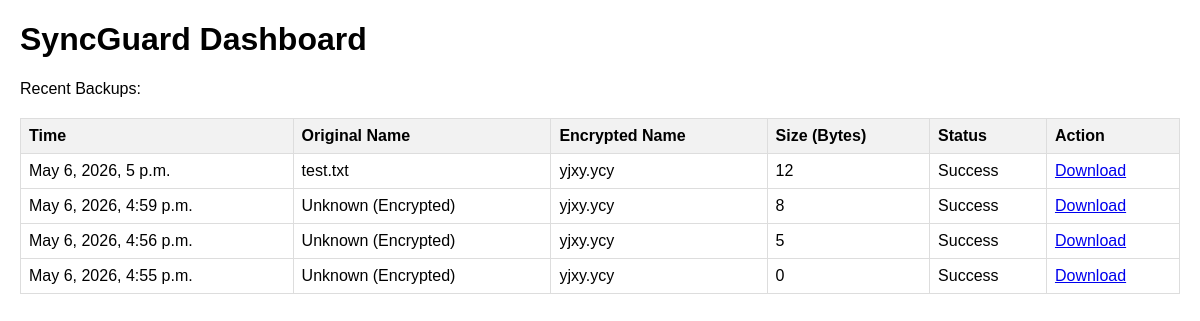
The app's page / (signed in), older data.
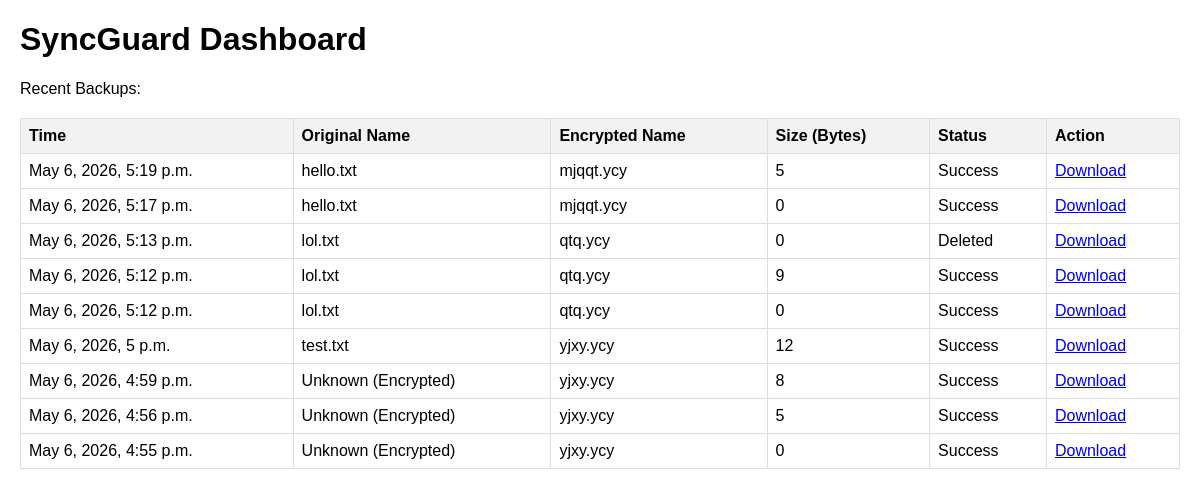
The same page, newer data.
### dashboard/models.py (models this page shows, shortened)
class SyncLog(models.Model):
    original_name = models.CharField(max_length=255)
    encrypted_name = models.CharField(max_length=255)
    file_size = models.BigIntegerField()
    timestamp = models.DateTimeField(auto_now_add=True)
    status = models.CharField(max_length=50, default="Success")

### dashboard/views.py (the view)
# urls.py: path('', views.dashboard_home, name='dashboard_home'),
@login_required(login_url='/admin/login/?next=/')
def dashboard_home(request):
    logs = SyncLog.objects.all().order_by('-timestamp')
    return render(request, 'dashboard/index.html', {'logs': logs})

### dashboard/templates/dashboard/index.html (shortened to what this page needs)
<!DOCTYPE html>
<html lang="en">
<head>
</head>
<body>
    <h1>SyncGuard Dashboard</h1>
    <p>Recent Backups:</p>
    <table>
        <thead>
            <tr>
                <th>Time</th>
                <th>Original Name</th>
                <th>Encrypted Name</th>
                <th>Size (Bytes)</th>
                <th>Status</th>
                <th>Action</th>
            </tr>
        </thead>
        <tbody>
            {% for log in logs %}
            <tr>
                <td>{{ log.timestamp }}</td>
                <td>{{ log.original_name }}</td>
                <td>{{ log.encrypted_name }}</td>
                <td>{{ log.file_size }}</td>
                <td>{{ log.status }}</td>
                <td><a href="{% url 'download_file' log.id %}">Download</a></td>
            </tr>
            {% empty %}
            <tr>
                <td colspan="5">No files backed up yet.</td>
            </tr>
            {% endfor %}
        </tbody>
    </table>
</body>
</html>

### dashboard/templates/dashboard/index.html (style rules this page uses)
body { font-family: Arial, sans-serif; margin: 20px; }
table { border-collapse: collapse; width: 100%; margin-top: 20px; }
th, td { border: 1px solid #ddd; padding: 8px; text-align: left; }
th { background-color: #f2f2f2; }

Row changes from the older to the newer data that the page shows:
added SyncLog: timestamp "May 6, 2026, 5:19 p.m.", original_name "hello.txt", encrypted_name "mjqqt.ycy", file_size "5", status "Success"
added SyncLog: timestamp "May 6, 2026, 5:17 p.m.", original_name "hello.txt", encrypted_name "mjqqt.ycy", file_size "0", status "Success"
added SyncLog: timestamp "May 6, 2026, 5:13 p.m.", original_name "lol.txt", encrypted_name "qtq.ycy", file_size "0", status "Deleted"
added SyncLog: timestamp "May 6, 2026, 5:12 p.m.", original_name "lol.txt", encrypted_name "qtq.ycy", file_size "9", status "Success"
added SyncLog: timestamp "May 6, 2026, 5:12 p.m.", original_name "lol.txt", encrypted_name "qtq.ycy", file_size "0", status "Success"
